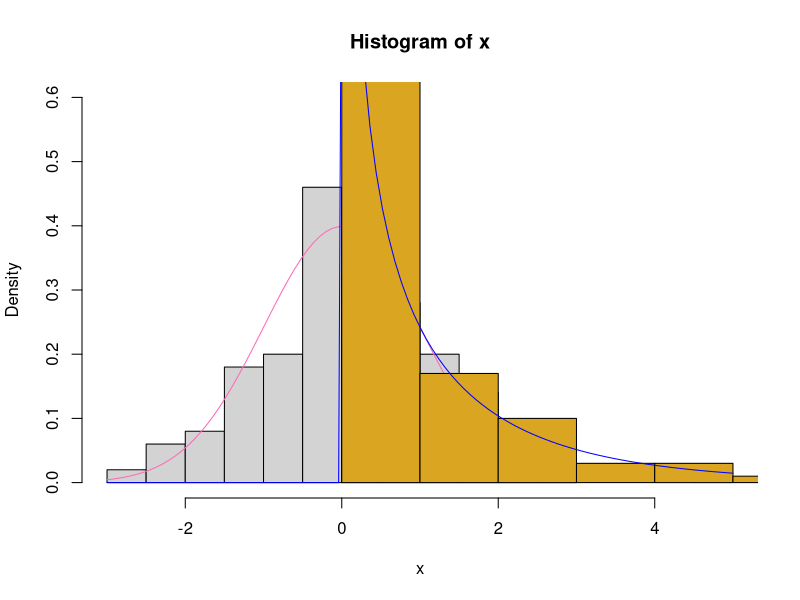
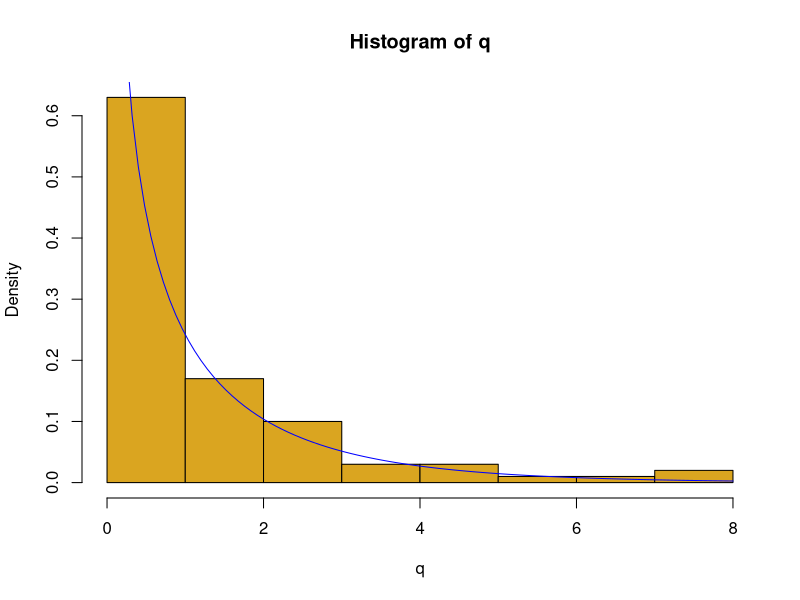

Source code (R) for these figures, in order: (Note: this script raises an error after producing the figures.)
x=rnorm(100)
hist(x,freq = F,xlim = c(-3,5),ylim=c(0,.6))
curve(dnorm(x),add=T,col="hot pink")
q=x^2
hist(q,freq=F,add=T,col="golden rod")
curve(dchisq(x,1),add=T,col="blue")

hist(q,freq=F,col="golden rod")
curve(dchisq(x,1),add=T,col="blue")
#################################


qchisq(.95,21)
  pchisq(32.6705733409,21)
  #library(mosaic)
  qdist(dist = "chisq",df=21,p = .95)
  pdist(dist = "chisq",df=21,q = 32.6705733409)
  
  
qchisq(.95,50)
  pchisq(67.5048065495,50)
  #library(mosaic)
  qdist(dist = "chisq",df=50,p = .95)
  pdist(dist = "chisq",df=50,q = 67.5048065495)
  
qchisq(.05,21)
  pchisq(11.5913052088,21)
  #library(mosaic)
  qdist(dist = "chisq",df=21,p = .05)
  pdist(dist = "chisq",df=21,q = 11.5913052088)
  
qchisq(.05,50)
  pchisq(34.7642516835,50)
  #library(mosaic)
  qdist(dist = "chisq",df=50,p = .05)
  pdist(dist = "chisq",df=50,q = 34.7642516835)

  
qchisq(c(.025,1-.025),21)
  pchisq(c(10.2828977825,35.4788759057),21)
  #library(mosaic)
  qdist(dist = "chisq",df=21,p = c(.025,1-.025))
  pdist(dist = "chisq",df=21,q = c(10.2828977825,35.4788759057))
  
qchisq(c(.025,1-.025),50)
  pchisq(c(32.3573636957 ,71.4201951875),50)
  #library(mosaic)
  qdist(dist = "chisq",df=50,p = c(.025,1-.025))
  pdist(dist = "chisq",df=50,q = c(32.3573636957 ,71.4201951875))
  
  
###############
  
ts=(11*2.3^2)/(5)

  pchisq(ts,11)  
  1-pchisq(ts,11)
  
  2*(1-pchisq(ts,11))
#######################
  
  ts=(17*4175)/(3600)
  
  1-pchisq(ts,17)
  
#######################
  
  ts=(14*450)/(250)
  
  pchisq(ts,14)
  
  
#########################
  
#data <- read.csv("~/Desktop/3.1 dataset.csv")
#install.packages("EnvStats")
#library(EnvStats)
 
mean(data$calories)
sd(data$calories)  
var(data$calories)

ts=17*64.6163388148^2/60^2
pchisq(ts,17)  
1-pchisq(ts,17)

2*(min(1-pchisq(ts,17),pchisq(ts,17)))


varTest(x = data$calories,alternative = "two.sided",sigma.squared = 60^2)


#############
  
qchisq(c(.01,.99),12)

#############
qchisq(c(.025,.975),19)

c(19*1.6^2/32.85232686173,19*1.6^2/8.90651648199)
c(19*1.6^2/32.85232686173,19*1.6^2/8.90651648199)^.5

#install.packages("asbio")
#library(asbio)
ci=ci.sigma(summarized = T,S.sq = 1.6^2,n = 20,conf = .95)
ci
ci$ci
ci$ci^.5
####################################

ci=ci.sigma(summarized = T,S.sq = 1.6^2,n = 20,conf = .90)
ci
ci$ci
ci$ci^.5

################################

#data <- read.csv("~/Desktop/3.1 dataset.csv")
#install.packages("EnvStats")
#library(EnvStats)
#install.packages("asbio")
#library(asbio)

data$ski
#sd(data$ski)
sd(data$ski,na.rm = T)
mean(data$ski,na.rm = T)

varTest(x = data$ski,alternative = "two.sided",conf.level = .9)

store=varTest(x = data$ski,alternative = "two.sided",conf.level = .9)
store$conf.int^.5

mean(data$ski,na.rm = T)-store$conf.int^.5
mean(data$ski,na.rm = T)+store$conf.int^.5

